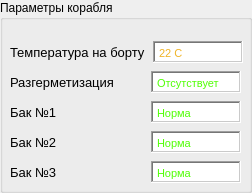
             <widget class="QGroupBox" name="groupBox_6">
              <property name="title">
               <string>Параметры корабля</string>
              </property>
              <widget class="QLabel" name="label_15">
               <property name="geometry">
                <rect>
                 <x>10</x>
                 <y>120</y>
                 <width>141</width>
                 <height>16</height>
                </rect>
               </property>
               <property name="text">
                <string/>
               </property>
              </widget>
              <widget class="QWidget" name="">
               <property name="geometry">
                <rect>
                 <x>10</x>
                 <y>40</y>
                 <width>233</width>
                 <height>24</height>
                </rect>
               </property>
               <layout class="QHBoxLayout" name="horizontalLayout_11">
                <item>
                 <widget class="QLabel" name="label_31">
                  <property name="minimumSize">
                   <size>
                    <width>120</width>
                    <height>0</height>
                   </size>
                  </property>
                  <property name="font">
                   <font>
                    <pointsize>10</pointsize>
                   </font>
                  </property>
                  <property name="text">
                   <string>Температура на борту</string>
                  </property>
                 </widget>
                </item>
                <item>
                 <widget class="QTextEdit" name="textEdit_6">
                  <property name="sizePolicy">
                   <sizepolicy hsizetype="Preferred" vsizetype="Expanding">
                    <horstretch>0</horstretch>
                    <verstretch>0</verstretch>
                   </sizepolicy>
                  </property>
                  <property name="minimumSize">
                   <size>
                    <width>85</width>
                    <height>0</height>
                   </size>
                  </property>
                  <property name="maximumSize">
                   <size>
                    <width>90</width>
                    <height>22</height>
                   </size>
                  </property>
                  <property name="font">
                   <font>
                    <pointsize>11</pointsize>
                   </font>
                  </property>
                  <property name="frameShape">
                   <enum>QFrame::WinPanel</enum>
                  </property>
                  <property name="frameShadow">
                   <enum>QFrame::Sunken</enum>
                  </property>
                  <property name="verticalScrollBarPolicy">
                   <enum>Qt::ScrollBarAlwaysOff</enum>
                  </property>
                  <property name="horizontalScrollBarPolicy">
                   <enum>Qt::ScrollBarAlwaysOff</enum>
                  </property>
                  <property name="html">
                   <string>&lt;!DOCTYPE HTML PUBLIC &quot;-//W3C//DTD HTML 4.0//EN&quot; &quot;http://www.w3.org/TR/REC-html40/strict.dtd&quot;&gt;
&lt;html&gt;&lt;head&gt;&lt;meta name=&quot;qrichtext&quot; content=&quot;1&quot; /&gt;&lt;meta charset=&quot;utf-8&quot; /&gt;&lt;style type=&quot;text/css&quot;&gt;
p, li { white-space: pre-wrap; }
hr { height: 1px; border-width: 0; }
li.unchecked::marker { content: &quot;\2610&quot;; }
li.checked::marker { content: &quot;\2612&quot;; }
&lt;/style&gt;&lt;/head&gt;&lt;body style=&quot; font-family:'Segoe UI'; font-size:11pt; font-weight:400; font-style:normal;&quot;&gt;
&lt;p style=&quot; margin-top:0px; margin-bottom:0px; margin-left:0px; margin-right:0px; -qt-block-indent:0; text-indent:0px;&quot;&gt;&lt;span style=&quot; font-family:'MS Shell Dlg 2'; font-size:8.25pt; color:#efb328;&quot;&gt;22 С&lt;/span&gt;&lt;/p&gt;&lt;/body&gt;&lt;/html&gt;</string>
                  </property>
                 </widget>
                </item>
               </layout>
              </widget>
              <widget class="QWidget" name="">
               <property name="geometry">
                <rect>
                 <x>10</x>
                 <y>70</y>
                 <width>231</width>
                 <height>24</height>
                </rect>
               </property>
               <layout class="QHBoxLayout" name="horizontalLayout_12">
                <item>
                 <widget class="QLabel" name="label_29">
                  <property name="minimumSize">
                   <size>
                    <width>120</width>
                    <height>0</height>
                   </size>
                  </property>
                  <property name="font">
                   <font>
                    <pointsize>10</pointsize>
                   </font>
                  </property>
                  <property name="text">
                   <string>Разгерметизация</string>
                  </property>
                 </widget>
                </item>
                <item>
                 <widget class="QTextEdit" name="textEdit_9">
                  <property name="sizePolicy">
                   <sizepolicy hsizetype="Preferred" vsizetype="Expanding">
                    <horstretch>0</horstretch>
                    <verstretch>0</verstretch>
                   </sizepolicy>
                  </property>
                  <property name="minimumSize">
                   <size>
                    <width>85</width>
                    <height>0</height>
                   </size>
                  </property>
                  <property name="maximumSize">
                   <size>
                    <width>90</width>
                    <height>22</height>
                   </size>
                  </property>
                  <property name="font">
                   <font>
                    <pointsize>11</pointsize>
                   </font>
                  </property>
                  <property name="frameShape">
                   <enum>QFrame::WinPanel</enum>
                  </property>
                  <property name="frameShadow">
                   <enum>QFrame::Sunken</enum>
                  </property>
                  <property name="verticalScrollBarPolicy">
                   <enum>Qt::ScrollBarAlwaysOff</enum>
                  </property>
                  <property name="horizontalScrollBarPolicy">
                   <enum>Qt::ScrollBarAlwaysOff</enum>
                  </property>
                  <property name="html">
                   <string>&lt;!DOCTYPE HTML PUBLIC &quot;-//W3C//DTD HTML 4.0//EN&quot; &quot;http://www.w3.org/TR/REC-html40/strict.dtd&quot;&gt;
&lt;html&gt;&lt;head&gt;&lt;meta name=&quot;qrichtext&quot; content=&quot;1&quot; /&gt;&lt;meta charset=&quot;utf-8&quot; /&gt;&lt;style type=&quot;text/css&quot;&gt;
p, li { white-space: pre-wrap; }
hr { height: 1px; border-width: 0; }
li.unchecked::marker { content: &quot;\2610&quot;; }
li.checked::marker { content: &quot;\2612&quot;; }
&lt;/style&gt;&lt;/head&gt;&lt;body style=&quot; font-family:'Segoe UI'; font-size:11pt; font-weight:400; font-style:normal;&quot;&gt;
&lt;p style=&quot; margin-top:0px; margin-bottom:0px; margin-left:0px; margin-right:0px; -qt-block-indent:0; text-indent:0px;&quot;&gt;&lt;span style=&quot; font-family:'MS Shell Dlg 2'; font-size:8.25pt; color:#50ff05;&quot;&gt;Отсутствует&lt;/span&gt;&lt;/p&gt;&lt;/body&gt;&lt;/html&gt;</string>
                  </property>
                 </widget>
                </item>
               </layout>
              </widget>
              <widget class="QWidget" name="">
               <property name="geometry">
                <rect>
                 <x>10</x>
                 <y>100</y>
                 <width>231</width>
                 <height>24</height>
                </rect>
               </property>
               <layout class="QHBoxLayout" name="horizontalLayout_15">
                <item>
                 <widget class="QLabel" name="label_30">
                  <property name="minimumSize">
                   <size>
                    <width>120</width>
                    <height>0</height>
                   </size>
                  </property>
                  <property name="font">
                   <font>
                    <pointsize>10</pointsize>
                   </font>
                  </property>
                  <property name="text">
                   <string>Бак №1</string>
                  </property>
                 </widget>
                </item>
                <item>
                 <widget class="QTextEdit" name="textEdit_8">
                  <property name="sizePolicy">
                   <sizepolicy hsizetype="Preferred" vsizetype="Expanding">
                    <horstretch>0</horstretch>
                    <verstretch>0</verstretch>
                   </sizepolicy>
                  </property>
                  <property name="minimumSize">
                   <size>
                    <width>85</width>
                    <height>0</height>
                   </size>
                  </property>
                  <property name="maximumSize">
                   <size>
                    <width>90</width>
                    <height>22</height>
                   </size>
                  </property>
                  <property name="font">
                   <font>
                    <pointsize>11</pointsize>
                   </font>
                  </property>
                  <property name="frameShape">
                   <enum>QFrame::WinPanel</enum>
                  </property>
                  <property name="frameShadow">
                   <enum>QFrame::Sunken</enum>
                  </property>
                  <property name="verticalScrollBarPolicy">
                   <enum>Qt::ScrollBarAlwaysOff</enum>
                  </property>
                  <property name="horizontalScrollBarPolicy">
                   <enum>Qt::ScrollBarAlwaysOff</enum>
                  </property>
                  <property name="html">
                   <string>&lt;!DOCTYPE HTML PUBLIC &quot;-//W3C//DTD HTML 4.0//EN&quot; &quot;http://www.w3.org/TR/REC-html40/strict.dtd&quot;&gt;
&lt;html&gt;&lt;head&gt;&lt;meta name=&quot;qrichtext&quot; content=&quot;1&quot; /&gt;&lt;meta charset=&quot;utf-8&quot; /&gt;&lt;style type=&quot;text/css&quot;&gt;
p, li { white-space: pre-wrap; }
hr { height: 1px; border-width: 0; }
li.unchecked::marker { content: &quot;\2610&quot;; }
li.checked::marker { content: &quot;\2612&quot;; }
&lt;/style&gt;&lt;/head&gt;&lt;body style=&quot; font-family:'Segoe UI'; font-size:11pt; font-weight:400; font-style:normal;&quot;&gt;
&lt;p style=&quot; margin-top:0px; margin-bottom:0px; margin-left:0px; margin-right:0px; -qt-block-indent:0; text-indent:0px;&quot;&gt;&lt;span style=&quot; font-family:'MS Shell Dlg 2'; font-size:8.25pt; color:#50ff05;&quot;&gt;Норма&lt;/span&gt;&lt;/p&gt;&lt;/body&gt;&lt;/html&gt;</string>
                  </property>
                 </widget>
                </item>
               </layout>
              </widget>
              <widget class="QWidget" name="">
               <property name="geometry">
                <rect>
                 <x>10</x>
                 <y>130</y>
                 <width>231</width>
                 <height>24</height>
                </rect>
               </property>
               <layout class="QHBoxLayout" name="horizontalLayout_16">
                <item>
                 <widget class="QLabel" name="label_35">
                  <property name="minimumSize">
                   <size>
                    <width>120</width>
                    <height>0</height>
                   </size>
                  </property>
                  <property name="font">
                   <font>
                    <pointsize>10</pointsize>
                   </font>
                  </property>
                  <property name="text">
                   <string>Бак №2</string>
                  </property>
                 </widget>
                </item>
                <item>
                 <widget class="QTextEdit" name="textEdit_16">
                  <property name="sizePolicy">
                   <sizepolicy hsizetype="Preferred" vsizetype="Expanding">
                    <horstretch>0</horstretch>
                    <verstretch>0</verstretch>
                   </sizepolicy>
                  </property>
                  <property name="minimumSize">
                   <size>
                    <width>85</width>
                    <height>0</height>
                   </size>
                  </property>
                  <property name="maximumSize">
                   <size>
                    <width>90</width>
                    <height>22</height>
                   </size>
                  </property>
                  <property name="font">
                   <font>
                    <pointsize>11</pointsize>
                   </font>
                  </property>
                  <property name="frameShape">
                   <enum>QFrame::WinPanel</enum>
                  </property>
                  <property name="frameShadow">
                   <enum>QFrame::Sunken</enum>
                  </property>
                  <property name="verticalScrollBarPolicy">
                   <enum>Qt::ScrollBarAlwaysOff</enum>
                  </property>
                  <property name="horizontalScrollBarPolicy">
                   <enum>Qt::ScrollBarAlwaysOff</enum>
                  </property>
                  <property name="html">
                   <string>&lt;!DOCTYPE HTML PUBLIC &quot;-//W3C//DTD HTML 4.0//EN&quot; &quot;http://www.w3.org/TR/REC-html40/strict.dtd&quot;&gt;
&lt;html&gt;&lt;head&gt;&lt;meta name=&quot;qrichtext&quot; content=&quot;1&quot; /&gt;&lt;meta charset=&quot;utf-8&quot; /&gt;&lt;style type=&quot;text/css&quot;&gt;
p, li { white-space: pre-wrap; }
hr { height: 1px; border-width: 0; }
li.unchecked::marker { content: &quot;\2610&quot;; }
li.checked::marker { content: &quot;\2612&quot;; }
&lt;/style&gt;&lt;/head&gt;&lt;body style=&quot; font-family:'Segoe UI'; font-size:11pt; font-weight:400; font-style:normal;&quot;&gt;
&lt;p style=&quot; margin-top:0px; margin-bottom:0px; margin-left:0px; margin-right:0px; -qt-block-indent:0; text-indent:0px;&quot;&gt;&lt;span style=&quot; font-family:'MS Shell Dlg 2'; font-size:8.25pt; color:#50ff05;&quot;&gt;Норма&lt;/span&gt;&lt;/p&gt;&lt;/body&gt;&lt;/html&gt;</string>
                  </property>
                 </widget>
                </item>
               </layout>
              </widget>
              <widget class="QWidget" name="">
               <property name="geometry">
                <rect>
                 <x>10</x>
                 <y>160</y>
                 <width>231</width>
                 <height>24</height>
                </rect>
               </property>
               <layout class="QHBoxLayout" name="horizontalLayout_17">
                <item>
                 <widget class="QLabel" name="label_36">
                  <property name="minimumSize">
                   <size>
                    <width>120</width>
                    <height>0</height>
                   </size>
                  </property>
                  <property name="font">
                   <font>
                    <pointsize>10</pointsize>
                   </font>
                  </property>
                  <property name="text">
                   <string>Бак №3</string>
                  </property>
                 </widget>
                </item>
                <item>
                 <widget class="QTextEdit" name="textEdit_17">
                  <property name="sizePolicy">
                   <sizepolicy hsizetype="Preferred" vsizetype="Expanding">
                    <horstretch>0</horstretch>
                    <verstretch>0</verstretch>
                   </sizepolicy>
                  </property>
                  <property name="minimumSize">
                   <size>
                    <width>85</width>
                    <height>0</height>
                   </size>
                  </property>
                  <property name="maximumSize">
                   <size>
                    <width>90</width>
                    <height>22</height>
                   </size>
                  </property>
                  <property name="font">
                   <font>
                    <pointsize>11</pointsize>
                   </font>
                  </property>
                  <property name="frameShape">
                   <enum>QFrame::WinPanel</enum>
                  </property>
                  <property name="frameShadow">
                   <enum>QFrame::Sunken</enum>
                  </property>
                  <property name="verticalScrollBarPolicy">
                   <enum>Qt::ScrollBarAlwaysOff</enum>
                  </property>
                  <property name="horizontalScrollBarPolicy">
                   <enum>Qt::ScrollBarAlwaysOff</enum>
                  </property>
                  <property name="html">
                   <string>&lt;!DOCTYPE HTML PUBLIC &quot;-//W3C//DTD HTML 4.0//EN&quot; &quot;http://www.w3.org/TR/REC-html40/strict.dtd&quot;&gt;
&lt;html&gt;&lt;head&gt;&lt;meta name=&quot;qrichtext&quot; content=&quot;1&quot; /&gt;&lt;meta charset=&quot;utf-8&quot; /&gt;&lt;style type=&quot;text/css&quot;&gt;
p, li { white-space: pre-wrap; }
hr { height: 1px; border-width: 0; }
li.unchecked::marker { content: &quot;\2610&quot;; }
li.checked::marker { content: &quot;\2612&quot;; }
&lt;/style&gt;&lt;/head&gt;&lt;body style=&quot; font-family:'Segoe UI'; font-size:11pt; font-weight:400; font-style:normal;&quot;&gt;
&lt;p style=&quot; margin-top:0px; margin-bottom:0px; margin-left:0px; margin-right:0px; -qt-block-indent:0; text-indent:0px;&quot;&gt;&lt;span style=&quot; font-family:'MS Shell Dlg 2'; font-size:8.25pt; color:#50ff05;&quot;&gt;Норма&lt;/span&gt;&lt;/p&gt;&lt;/body&gt;&lt;/html&gt;</string>
                  </property>
                 </widget>
                </item>
               </layout>
              </widget>
             </widget>
